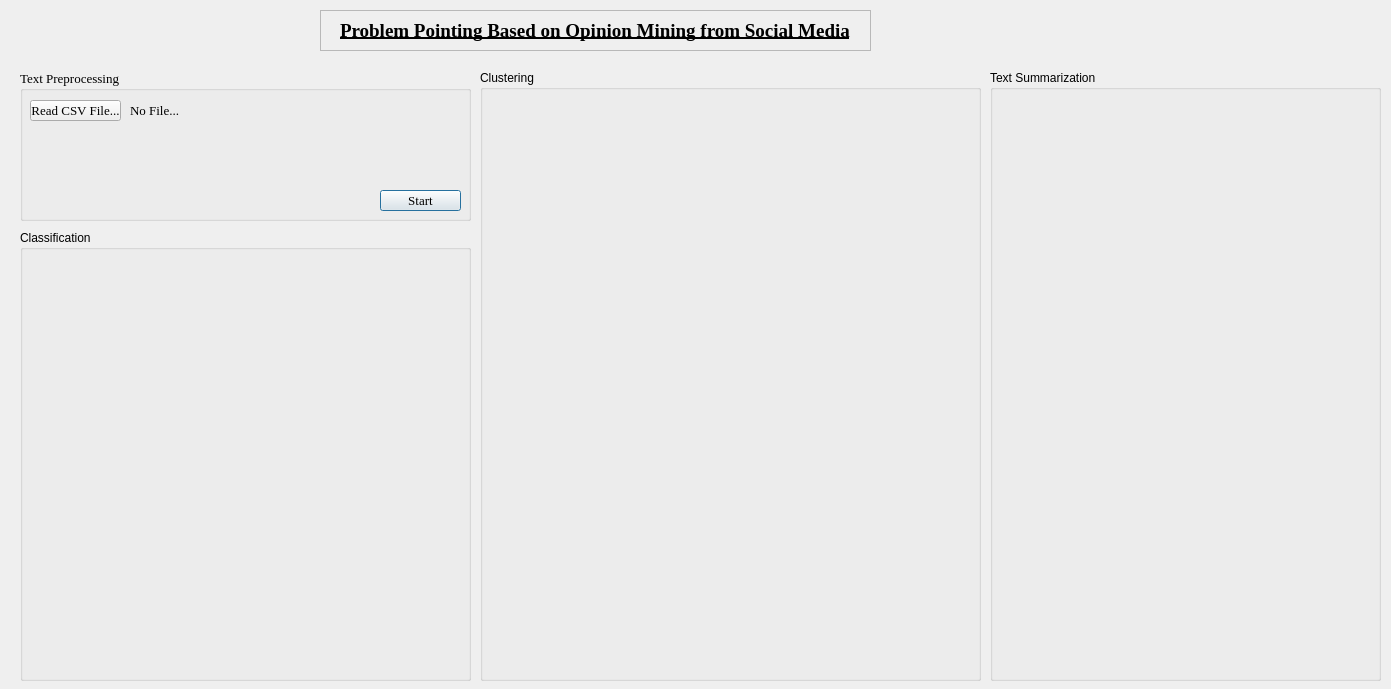
<?xml version="1.0" encoding="UTF-8"?>
<ui version="4.0">
 <class>Dialog</class>
 <widget class="QDialog" name="Dialog">
  <property name="geometry">
   <rect>
    <x>0</x>
    <y>0</y>
    <width>1391</width>
    <height>689</height>
   </rect>
  </property>
  <property name="windowTitle">
   <string>Dialog</string>
  </property>
  <property name="sizeGripEnabled">
   <bool>false</bool>
  </property>
  <property name="modal">
   <bool>true</bool>
  </property>
  <widget class="QLabel" name="label">
   <property name="geometry">
    <rect>
     <x>340</x>
     <y>20</y>
     <width>561</width>
     <height>21</height>
    </rect>
   </property>
   <property name="font">
    <font>
     <family>Times New Roman</family>
     <pointsize>14</pointsize>
     <weight>75</weight>
     <bold>true</bold>
     <underline>true</underline>
    </font>
   </property>
   <property name="text">
    <string>Problem Pointing Based on Opinion Mining from Social Media</string>
   </property>
  </widget>
  <widget class="QGroupBox" name="groupBox">
   <property name="geometry">
    <rect>
     <x>20</x>
     <y>70</y>
     <width>451</width>
     <height>151</height>
    </rect>
   </property>
   <property name="font">
    <font>
     <family>Times New Roman</family>
     <pointsize>10</pointsize>
     <weight>50</weight>
     <bold>false</bold>
    </font>
   </property>
   <property name="autoFillBackground">
    <bool>true</bool>
   </property>
   <property name="title">
    <string>Text Preprocessing</string>
   </property>
   <widget class="QPushButton" name="btnAllPro">
    <property name="geometry">
     <rect>
      <x>360</x>
      <y>120</y>
      <width>81</width>
      <height>21</height>
     </rect>
    </property>
    <property name="text">
     <string>Start</string>
    </property>
   </widget>
   <widget class="QPushButton" name="btnBrowse">
    <property name="geometry">
     <rect>
      <x>10</x>
      <y>30</y>
      <width>91</width>
      <height>21</height>
     </rect>
    </property>
    <property name="text">
     <string>Read CSV File...</string>
    </property>
   </widget>
   <widget class="QLabel" name="linePath">
    <property name="geometry">
     <rect>
      <x>110</x>
      <y>30</y>
      <width>341</width>
      <height>20</height>
     </rect>
    </property>
    <property name="text">
     <string>No File...</string>
    </property>
   </widget>
   <widget class="QLabel" name="successTpr">
    <property name="geometry">
     <rect>
      <x>10</x>
      <y>120</y>
      <width>301</width>
      <height>16</height>
     </rect>
    </property>
    <property name="text">
     <string/>
    </property>
   </widget>
  </widget>
  <widget class="QGroupBox" name="groupBox_2">
   <property name="geometry">
    <rect>
     <x>20</x>
     <y>230</y>
     <width>451</width>
     <height>451</height>
    </rect>
   </property>
   <property name="autoFillBackground">
    <bool>true</bool>
   </property>
   <property name="title">
    <string>Classification</string>
   </property>
   <widget class="QLabel" name="successClf">
    <property name="geometry">
     <rect>
      <x>90</x>
      <y>20</y>
      <width>301</width>
      <height>16</height>
     </rect>
    </property>
    <property name="text">
     <string/>
    </property>
   </widget>
  </widget>
  <widget class="QGroupBox" name="groupBox_3">
   <property name="geometry">
    <rect>
     <x>480</x>
     <y>70</y>
     <width>501</width>
     <height>611</height>
    </rect>
   </property>
   <property name="autoFillBackground">
    <bool>true</bool>
   </property>
   <property name="title">
    <string>Clustering</string>
   </property>
   <widget class="QLabel" name="successClst">
    <property name="geometry">
     <rect>
      <x>80</x>
      <y>20</y>
      <width>271</width>
      <height>16</height>
     </rect>
    </property>
    <property name="text">
     <string/>
    </property>
   </widget>
   <widget class="QLabel" name="imgPlot">
    <property name="geometry">
     <rect>
      <x>10</x>
      <y>20</y>
      <width>481</width>
      <height>271</height>
     </rect>
    </property>
    <property name="font">
     <font>
      <pointsize>72</pointsize>
      <weight>75</weight>
      <bold>true</bold>
     </font>
    </property>
    <property name="text">
     <string/>
    </property>
   </widget>
   <widget class="QLabel" name="imgPlot_2">
    <property name="geometry">
     <rect>
      <x>10</x>
      <y>310</y>
      <width>481</width>
      <height>271</height>
     </rect>
    </property>
    <property name="font">
     <font>
      <pointsize>72</pointsize>
      <weight>75</weight>
      <bold>true</bold>
     </font>
    </property>
    <property name="text">
     <string/>
    </property>
   </widget>
  </widget>
  <widget class="QGroupBox" name="groupBox_4">
   <property name="geometry">
    <rect>
     <x>990</x>
     <y>70</y>
     <width>391</width>
     <height>611</height>
    </rect>
   </property>
   <property name="autoFillBackground">
    <bool>true</bool>
   </property>
   <property name="title">
    <string>Text Summarization</string>
   </property>
   <widget class="QLabel" name="successSumma">
    <property name="geometry">
     <rect>
      <x>90</x>
      <y>20</y>
      <width>271</width>
      <height>16</height>
     </rect>
    </property>
    <property name="text">
     <string/>
    </property>
   </widget>
   <widget class="QLabel" name="lblSumma0">
    <property name="geometry">
     <rect>
      <x>20</x>
      <y>70</y>
      <width>361</width>
      <height>51</height>
     </rect>
    </property>
    <property name="font">
     <font>
      <pointsize>9</pointsize>
     </font>
    </property>
    <property name="text">
     <string/>
    </property>
   </widget>
   <widget class="QLabel" name="lblSum0">
    <property name="geometry">
     <rect>
      <x>20</x>
      <y>50</y>
      <width>111</width>
      <height>16</height>
     </rect>
    </property>
    <property name="font">
     <font>
      <family>Times New Roman</family>
      <underline>true</underline>
     </font>
    </property>
    <property name="text">
     <string/>
    </property>
   </widget>
   <widget class="QLabel" name="lblSum1">
    <property name="geometry">
     <rect>
      <x>20</x>
      <y>130</y>
      <width>111</width>
      <height>16</height>
     </rect>
    </property>
    <property name="font">
     <font>
      <family>Times New Roman</family>
      <underline>true</underline>
     </font>
    </property>
    <property name="text">
     <string/>
    </property>
   </widget>
   <widget class="QLabel" name="lblSumma1">
    <property name="geometry">
     <rect>
      <x>20</x>
      <y>150</y>
      <width>361</width>
      <height>51</height>
     </rect>
    </property>
    <property name="font">
     <font>
      <pointsize>9</pointsize>
     </font>
    </property>
    <property name="text">
     <string/>
    </property>
   </widget>
   <widget class="QLabel" name="lblSum2">
    <property name="geometry">
     <rect>
      <x>20</x>
      <y>210</y>
      <width>111</width>
      <height>16</height>
     </rect>
    </property>
    <property name="font">
     <font>
      <family>Times New Roman</family>
      <underline>true</underline>
     </font>
    </property>
    <property name="text">
     <string/>
    </property>
   </widget>
   <widget class="QLabel" name="lblSumma2">
    <property name="geometry">
     <rect>
      <x>20</x>
      <y>230</y>
      <width>361</width>
      <height>51</height>
     </rect>
    </property>
    <property name="font">
     <font>
      <pointsize>9</pointsize>
     </font>
    </property>
    <property name="text">
     <string/>
    </property>
   </widget>
   <widget class="QLabel" name="lblSum3">
    <property name="geometry">
     <rect>
      <x>20</x>
      <y>290</y>
      <width>111</width>
      <height>16</height>
     </rect>
    </property>
    <property name="font">
     <font>
      <family>Times New Roman</family>
      <underline>true</underline>
     </font>
    </property>
    <property name="text">
     <string/>
    </property>
   </widget>
   <widget class="QLabel" name="lblSumma3">
    <property name="geometry">
     <rect>
      <x>20</x>
      <y>310</y>
      <width>361</width>
      <height>51</height>
     </rect>
    </property>
    <property name="font">
     <font>
      <pointsize>9</pointsize>
     </font>
    </property>
    <property name="text">
     <string/>
    </property>
   </widget>
   <widget class="QLabel" name="lblSum4">
    <property name="geometry">
     <rect>
      <x>20</x>
      <y>370</y>
      <width>111</width>
      <height>16</height>
     </rect>
    </property>
    <property name="font">
     <font>
      <family>Times New Roman</family>
      <underline>true</underline>
     </font>
    </property>
    <property name="text">
     <string/>
    </property>
   </widget>
   <widget class="QLabel" name="lblSumma4">
    <property name="geometry">
     <rect>
      <x>20</x>
      <y>390</y>
      <width>361</width>
      <height>51</height>
     </rect>
    </property>
    <property name="font">
     <font>
      <pointsize>9</pointsize>
     </font>
    </property>
    <property name="text">
     <string/>
    </property>
   </widget>
  </widget>
  <widget class="QFrame" name="frame">
   <property name="geometry">
    <rect>
     <x>320</x>
     <y>10</y>
     <width>551</width>
     <height>41</height>
    </rect>
   </property>
   <property name="autoFillBackground">
    <bool>true</bool>
   </property>
   <property name="frameShape">
    <enum>QFrame::StyledPanel</enum>
   </property>
   <property name="frameShadow">
    <enum>QFrame::Raised</enum>
   </property>
  </widget>
  <zorder>frame</zorder>
  <zorder>groupBox_4</zorder>
  <zorder>groupBox_3</zorder>
  <zorder>groupBox_2</zorder>
  <zorder>groupBox</zorder>
  <zorder>label</zorder>
 </widget>
 <resources/>
 <connections/>
</ui>
